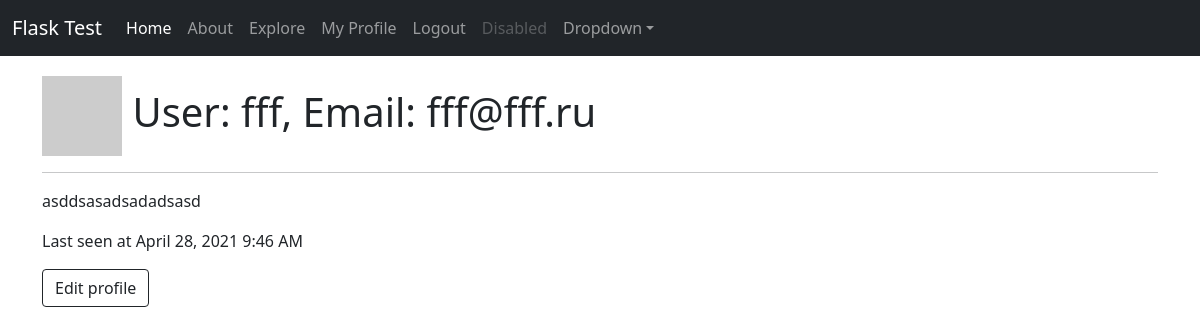
The page /user/fff (signed in) on the database as committed earlier.
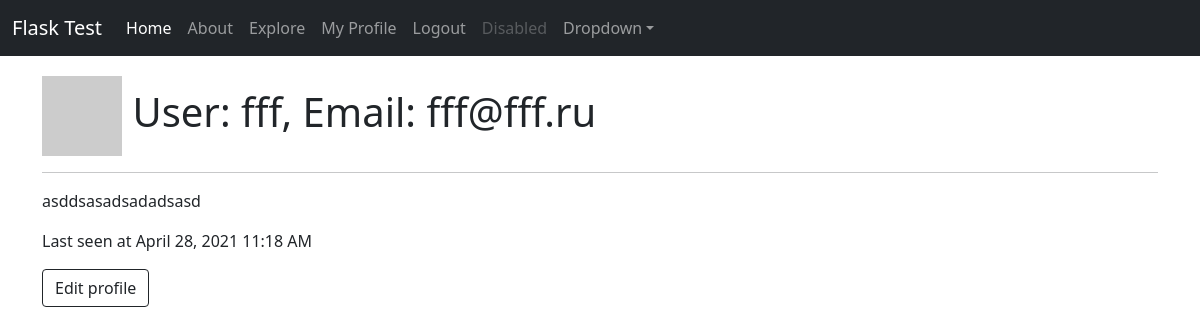
The same page on the database as committed later.
### app/models.py (models this page shows, shortened)
class User(UserMixin, db.Model):
    id = db.Column(db.Integer, primary_key=True)
    username = db.Column(db.String(50), index=True, unique=True)
    email = db.Column(db.String(100), index=True, unique=True)
    password = db.Column(db.String(128))
    about_me = db.Column(db.String(250))
    posts = db.relationship('Post', backref='author', lazy='dynamic')
    last_seen = db.Column(db.DateTime, default=datetime.utcnow())
    followed = db.relationship(
        'User', secondary=followers,
        primaryjoin=(followers.c.follower_id == id),
        secondaryjoin=(followers.c.followed_id == id),
        backref=db.backref('followers', lazy='dynamic'), lazy='dynamic'
    )
    def avatar(self, size):
        digest = md5(self.email.lower().encode('utf-8')).hexdigest()
        return 'https://www.gravatar.com/avatar/{}?d=identicon&s={}'.format(digest, size)

### app/routes.py (the view)
@app.route('/user/<username>')
@login_required
def user(username):
    u = User.query.filter_by(username=username).first_or_404()
    form = EmptyForm()
    return render_template('user.html', user=u, form=form)

### app/models.py (called while the page is built)
@login.user_loader
def load_user(id):
    return User.query.get(int(id))

### app/routes.py (called while the page is built)
@app.before_request
def before_request():
    if current_user.is_authenticated:
        current_user.last_seen = datetime.utcnow()
        db.session.commit()
        g.locale = str(get_locale())

### app/templates/user.html (shortened to what this page needs)
{% extends '__base.html' %}
{% block body %}
<h1><img src="{{ user.avatar(128) }}"> User: {{ user.username }}, Email: {{ user.email }}</h1>
<hr>
{% if user.about_me %}<p>{{ user.about_me }}</p>{% endif %}
{% if user.last_seen %}<p>{{ _('Last seen at') }} {{ moment(user.last_seen).format('LLL') }}</p>{% endif %}
{% if user == current_user %}<p><a href="{{ url_for('edit_profile') }}" class="btn btn-outline-dark">{{ _('Edit profile') }}</a></p>
{% elif not current_user.is_following(user) %}
<p><form action="{{ url_for('follow', username=user.username) }}" method="POST">
    {{ form.hidden_tag() }}
    {{ form.submit(value='Follow') }}
</form></p>
{% else %}
<p><form action="{{ url_for('unfollow', username=user.username) }}" method="POST">
    {{ form.hidden_tag() }}
    {{ form.submit(value='Unfollow') }}
</form></p>
{% endif %}
{% endblock %}

### app/templates/__base.html (shortened to what this page needs)
<!DOCTYPE html>
<html lang="en">
<head>
    <link rel="stylesheet" href="{{ url_for('static', filename='css/mysite.css') }}">
    <link rel="stylesheet" href="{{ url_for('static', filename='css/bootstrap.css') }}">
</head>
<body>
    <nav class="navbar navbar-expand-sm navbar-dark bg-dark" aria-label="Third navbar example">
    <div class="container-fluid">
      <a class="navbar-brand" href="{{ url_for('index') }}">Flask Test</a>
      <div class="navbar-collapse collapse" id="navbarsExample03" style="">
        <ul class="navbar-nav me-auto mb-2 mb-sm-0">
          <li class="nav-item">
            <a class="nav-link active" aria-current="page" href="/">{{ _('Home') }}</a>
          </li>
          <li class="nav-item">
            <a class="nav-link" href="{{ url_for('about') }}">{{ _('About') }}</a>
          </li>
          <li class="nav-item">
            <a class="nav-link" href="{{ url_for('explore') }}">{{ _('Explore') }}</a>
          </li>
          <li class="nav-item">
            {% if current_user.is_anonymous %}
            <a class="nav-link" href="{{ url_for('login') }}">Login</a>
            </li>
          <li class="nav-item">
            <a class="nav-link" href="{{ url_for('register') }}">Register</a>
            {% else %}
            <a class="nav-link" href="{{ url_for('user', username=current_user.username) }}">{{ _('My Profile') }}</a>
            </li>
          <li class="nav-item">
            <a class="nav-link" href="{{ url_for('logout') }}">Logout</a>
            {% endif %}
          </li>
          <li class="nav-item">
            <a class="nav-link disabled" href="#" tabindex="-1" aria-disabled="true">Disabled</a>
          </li>
          <li class="nav-item dropdown">
            <a class="nav-link dropdown-toggle" href="#" id="dropdown03" data-bs-toggle="dropdown" aria-expanded="false">Dropdown</a>
          </li>
        </ul>
      </div>
    </div>
  </nav>
    <div class="container">
      {% block body %}{% endblock %}
    </div>
</body>
</html>

### app/static/css/mysite.css (style rules this page uses)
body { padding-bottom: 20px; }
.navbar { margin-bottom: 20px; }

Rows that differ between the two databases and show on the page:
changed User "fff": last_seen "April 28, 2021 9:46 AM" → "April 28, 2021 11:18 AM"
